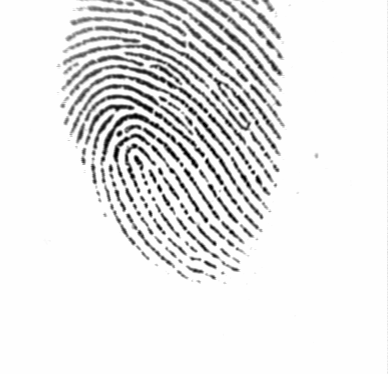
#> input picture 2/101_2.tif, 388 x 374 px, found by its file name
$ python curve.py   (Python 2 division)   (older library calls are emulated)
#> lines starting #> are read from the running program, lines starting #| are printed output that depends on the picture; after the words box and inside, x2 and y2 are one past the last pixel; in counts of white or black regions, pixels touching at a corner belong together
#from scipy.ndimage import gaussian_filter1d
import numpy as np
import matplotlib.pyplot as plt
import cv2


def Get_Five_Max(contours):
    max = 0
    index = 0
    for i in range(len(contours)):
        if len(contours[i]) > 30:
            (x, y), (MA, ma), angle = cv2.fitEllipse(contours[i])
            if angle > max:
                max = angle
                bb = contours[i]
                index = i
    return bb, index


img = cv2.imread('2/101_2.tif')
#> img is the input picture: shape (374, 388, 3); min 1, max 254, mean 231.9
img = cv2.GaussianBlur(img, (3, 3), 0)
#canny = cv2.Canny(img, 50, 150)
#ret, binary = cv2.threshold(canny, 127, 255, cv2.THRESH_BINARY)
#image, contours, hi = cv2.findContours(binary, cv2.RETR_TREE, cv2.CHAIN_APPROX_SIMPLE)


sobelx = cv2.Sobel(img, cv2.CV_64F, 1, 0, ksize=3)
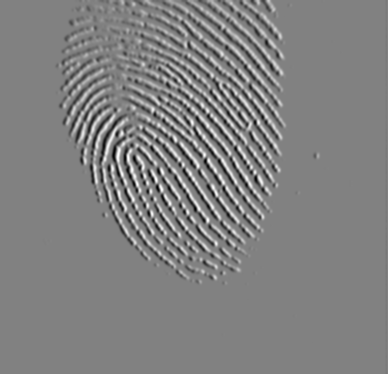
#> sobelx: shape (374, 388, 3) float64; min -636, max 618, mean -0.1; drawn with min black and max white

sobelx1 = cv2.Sobel(img, cv2.CV_64F, 0, 1, ksize=3)
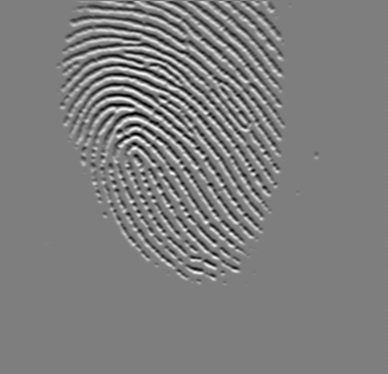
#> sobelx1: shape (374, 388, 3) float64; min -599, max 604, mean 0.7; drawn with min black and max white

abssobelx = cv2.convertScaleAbs(sobelx)
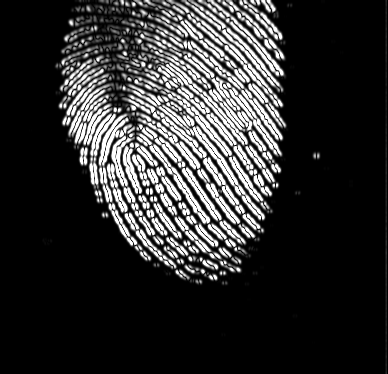
#> abssobelx: shape (374, 388, 3); min 0, max 255, mean 47
abssobelx1 = cv2.convertScaleAbs(sobelx1)
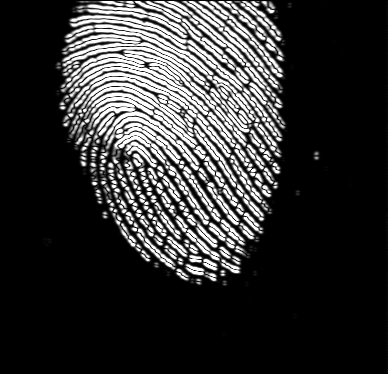
#> abssobelx1: shape (374, 388, 3); min 0, max 255, mean 50.5

# [5 lines of commented-out code are left out]
A = sobelx.copy()
B = sobelx1 + A
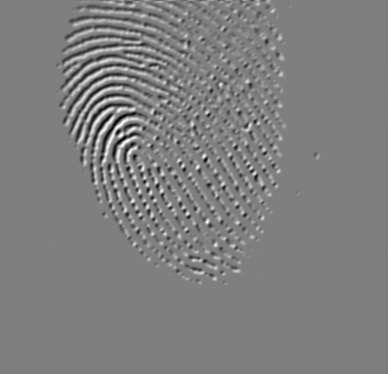
#> B: shape (374, 388, 3) float64; min -834, max 832, mean 0.6; drawn with min black and max white
gh = cv2.Sobel(B, cv2.CV_16S, 1, 1, ksize=3)
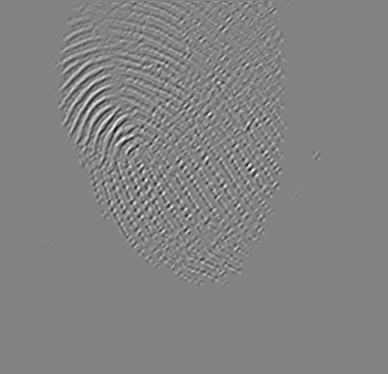
#> gh: shape (374, 388, 3) int16; min -1030, max 962, mean 0; drawn with min black and max white
gh_blur = cv2.GaussianBlur(gh, (15, 15), 0)
gh_blur = cv2.convertScaleAbs(gh_blur,gh_blur)
gh_media = cv2.medianBlur(gh_blur, 5)
gh_media = cv2.medianBlur(gh_media, 15)
gh_media = cv2.medianBlur(gh_media, 7)

ret1, binary1 = cv2.threshold(gh_media, 50, 255, cv2.THRESH_BINARY)
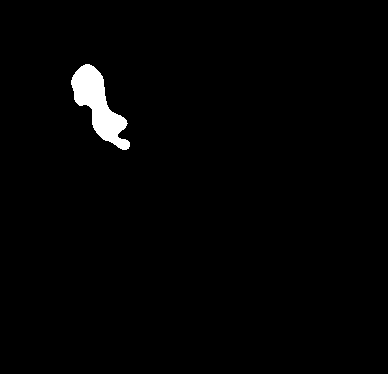
#> binary1: shape (374, 388, 3); 1.5% white; 1 white region, box (x1, y1, x2, y2) and area: (71, 64, 130, 150) 2214
#print gh_media[150][209]
#gh = cv2.Sobel(gh_blur, cv2.CV_16S, 1, 1, ksize=3)
#abs_gh_blur = np.absolute(gh_blur)
rows, cols = gh_blur.shape[:2]
#> rows = 374; cols = 388

#op = cv2.convertScaleAbs(gh_blur)
max = 0.0
for i in range(rows):
    for j in range(cols):
        if binary1[i][j][0] > 0:
            max = gh_blur[i][j][0]
            #print gh_media[i][j]
            row = i
            col = j

#print gh_media[373][387]
#gh_blur = cv2.convertScaleAbs(gh_blur,gh_blur)
#print rows, cols
print "------"
print row, col
print "------"

plt.figure()
plt.subplot(1, 3, 1)
plt.imshow(binary1, cmap='gray')
plt.subplot(1, 3, 2)
plt.imshow(img)
plt.subplot(1, 3, 3)
plt.imshow(gh_media, cmap='gray')
plt.show()

$ run again, with 2/101_1.tif copied over 2/101_2.tif
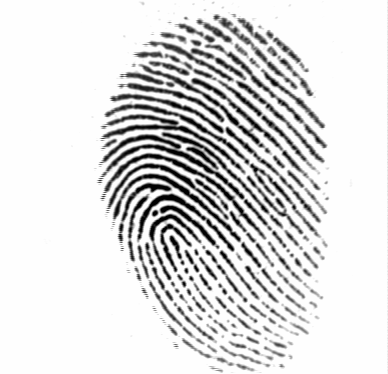
#> input picture 2/101_1.tif, 388 x 374 px, found by its file name
#> img is the input picture: shape (374, 388, 3); min 1, max 254, mean 220.7
#> `gh = cv2.Sobel(B, cv2.CV_16S, 1, 1, ksize=3)`:
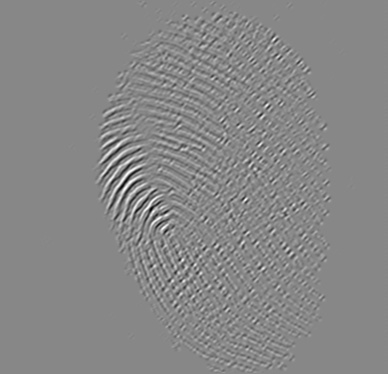
#> gh: shape (374, 388, 3) int16; min -1166, max 1024, mean 0; drawn with min black and max white
#> `ret1, binary1 = cv2.threshold(gh_media, 50, 255, cv2.THRESH_BINARY)`:
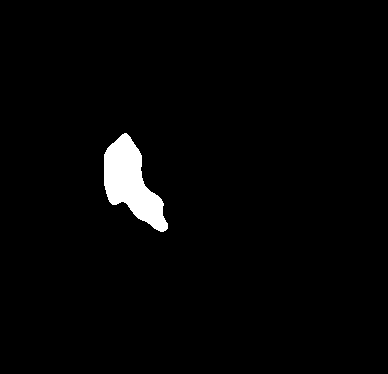
#> binary1: shape (374, 388, 3); 2.2% white; 1 white region, box (x1, y1, x2, y2) and area: (104, 133, 168, 232) 3233

$ run again, with 2/101_3.tif copied over 2/101_2.tif
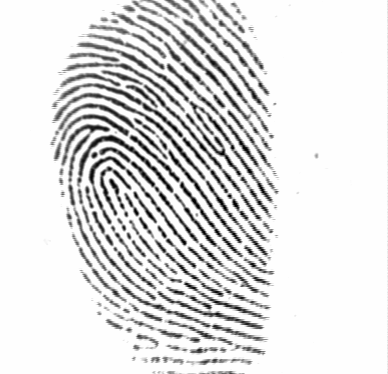
#> input picture 2/101_3.tif, 388 x 374 px, found by its file name
#> img is the input picture: shape (374, 388, 3); min 1, max 254, mean 223.6
#> `gh = cv2.Sobel(B, cv2.CV_16S, 1, 1, ksize=3)`:
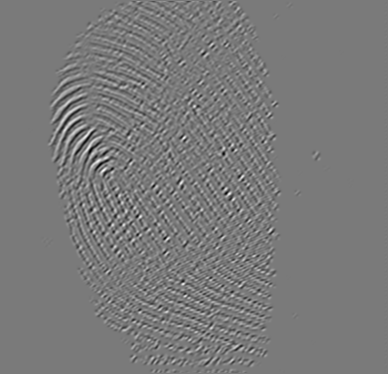
#> gh: shape (374, 388, 3) int16; min -850, max 924, mean 0; drawn with min black and max white
#> `ret1, binary1 = cv2.threshold(gh_media, 50, 255, cv2.THRESH_BINARY)`:
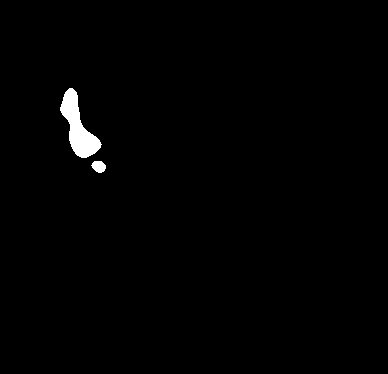
#> binary1: shape (374, 388, 3); 0.98% white; 2 white regions, box (x1, y1, x2, y2) and area: (60, 88, 102, 158) 1285, (91, 161, 106, 173) 132
